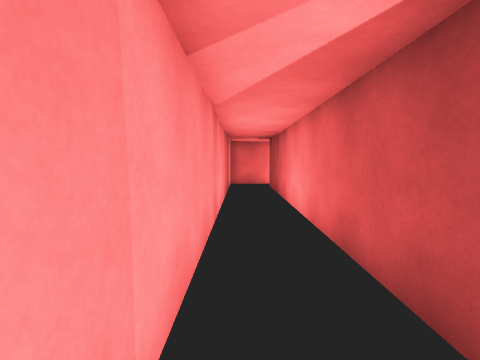
View 1 (above)

14 first-person views from a walk through a scene from a Unity 3-D project. The camera is 1.4 m above the floor, tilts 4° down and sees 80° across. The floor is counted in squares, 1 m on a side. Each view is taken from the middle of a square. On the plan, view 1 faces up. The plan holds only what a view shows up to about 14 squares ahead; the rest is blank. The place goes on beyond the plan. The player character is not drawn.

View 2
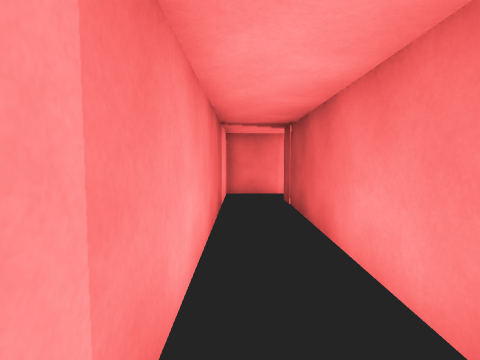

View 3
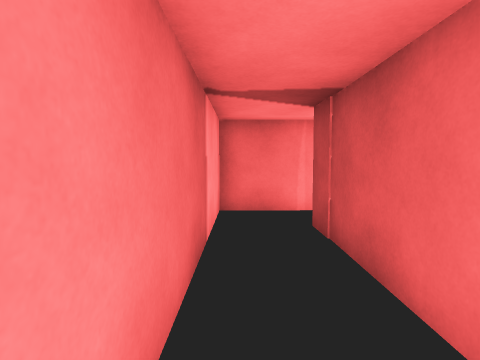

View 4
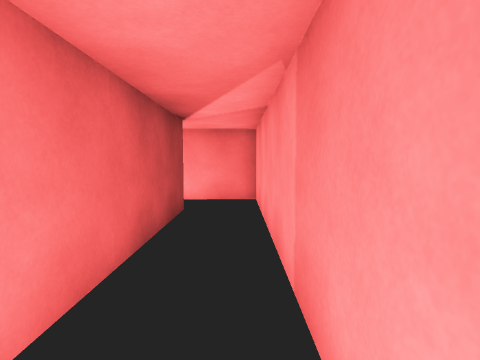

View 5
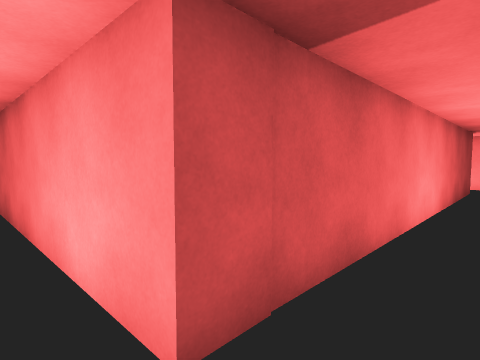

View 6
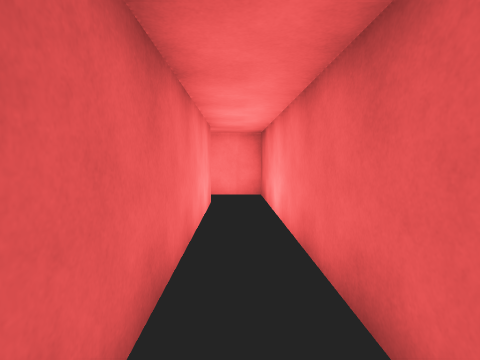

View 7
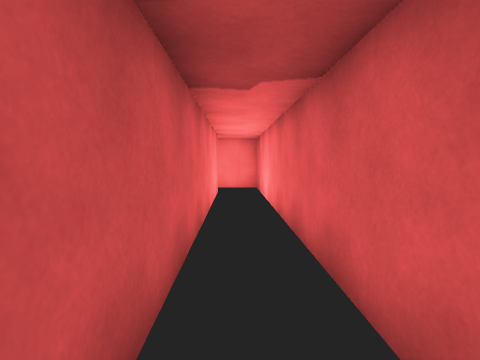

View 8
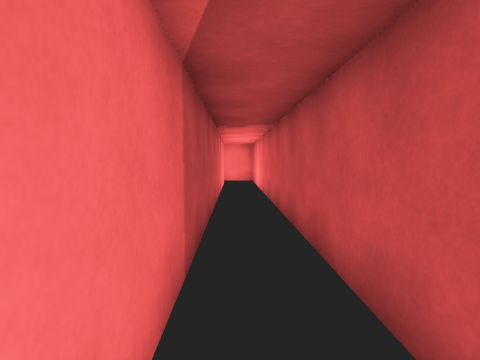

View 9
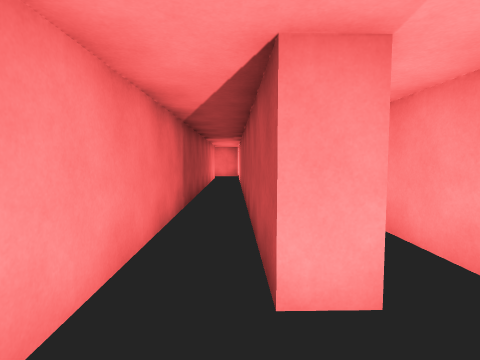

View 10
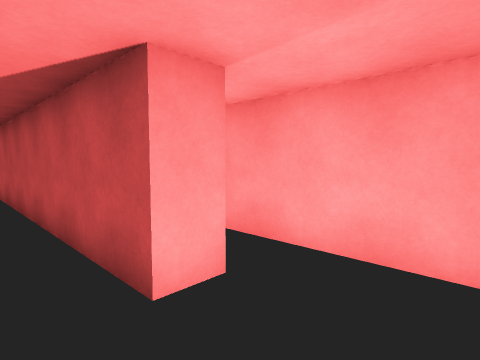

View 11
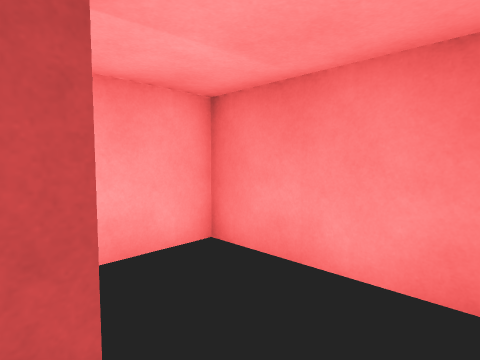

View 12
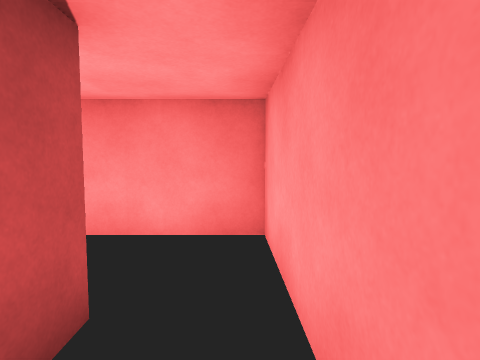

View 13
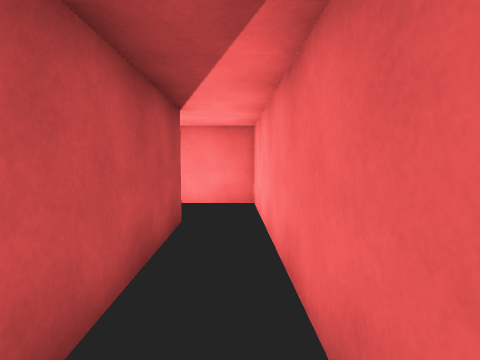

View 14
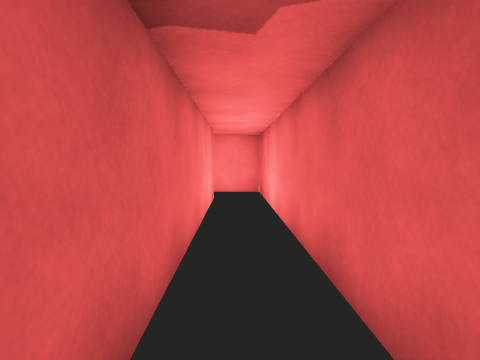

### Floor plan
Points are (right, up) in squares from view 1. A wall is a line through its corners. A room is listed if a view was taken in it or the views show most of it. See-through windows are left out.
Room 1 (views 1, 2, 3, 4, 5, 6, 7, 13, 14)
walls: (1.6, 0.9) (1.6, 15) (17.6, 15.4); (17.4, 17.2) (-0.6, 16.8) (-0.6, -1.2) (2, -1.1)
ways out: opening at (18, 16) to room 2; opening at (2, 0)
Room 2 (views 8, 9, 10, 11, 12)
walls: (21.4, 18.5) (21.4, 17.3) (17.4, 17.2); (17.6, 15.4) (24.3, 15.5) (24.3, 20) (21.4, 20)
ways out: opening at (18, 16) to room 1; opening at (21, 19)

Positions as (right, up) in squares from view 1, and headings:
1: (0, 0), facing up
2: (0, 5), facing up
3: (0, 9), facing up
4: (0, 9), facing down
5: (0, 16), facing down-right
6: (11, 16), facing left
7: (14, 16), facing left
8: (19, 16), facing left
9: (24, 17), facing left
10: (24, 16), facing up-left
11: (21, 16), facing up-right
12: (19, 16), facing right
13: (15, 16), facing right
14: (12, 16), facing left
